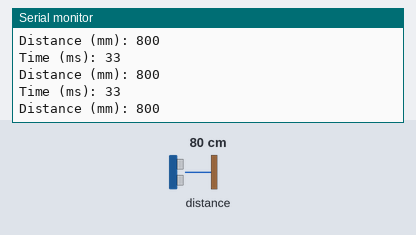
The sketch below on a simulated Arduino Uno, built with avr-gcc and run on an emulated ATmega328P. Parts: the last lines printed to the serial monitor. Inputs (shaded band) come from the test bench; at power-on: distance to the obstacle 80 cm.

Above: at 1.2 s.
1.3 s: distance to the obstacle set to 250 cm
At 1.49 s:
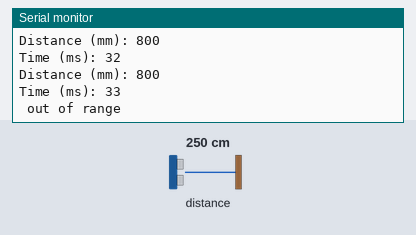
3.0 s: distance to the obstacle set to 2 cm
At 3.1 s:
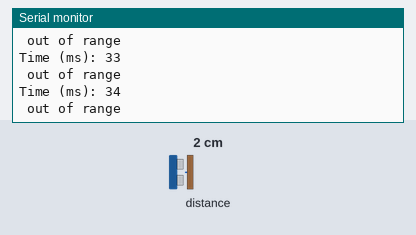
Timing chart, 0 to 6.0 s (numbered marks = the images above; inputs shaded):
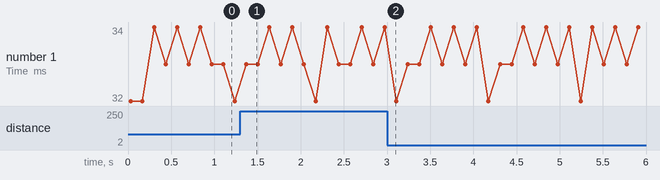

The sketch:

vl53l0x.ino
```cpp
#include "Adafruit_VL53L0X.h"

Adafruit_VL53L0X lox = Adafruit_VL53L0X();

void setup() {
  Serial.begin(115200);

  // wait until serial port opens for native USB devices
  while (! Serial) {
    delay(1);
  }

  Serial.println("Adafruit VL53L0X test");
  if (!lox.begin()) {
    Serial.println(F("Failed to boot VL53L0X"));
    while(1);
  }
  // power
  Serial.println(F("VL53L0X API Simple Ranging example\n\n"));
}


void loop() {
  VL53L0X_RangingMeasurementData_t measure;

  long start = millis();
  lox.rangingTest(&measure, false); // pass in 'true' to get debug data printout!
  Serial.print("\nTime (ms): "); Serial.println(millis() - start);

  if (measure.RangeStatus != 4) {  // phase failures have incorrect data
    Serial.print("Distance (mm): "); Serial.println(measure.RangeMilliMeter);
  } else {
    Serial.println(" out of range ");
  }

  delay(100);
}
```

Measured:
- after the input at 1.3 s, the serial monitor: prints a new line after 0.07 s (image 1)
